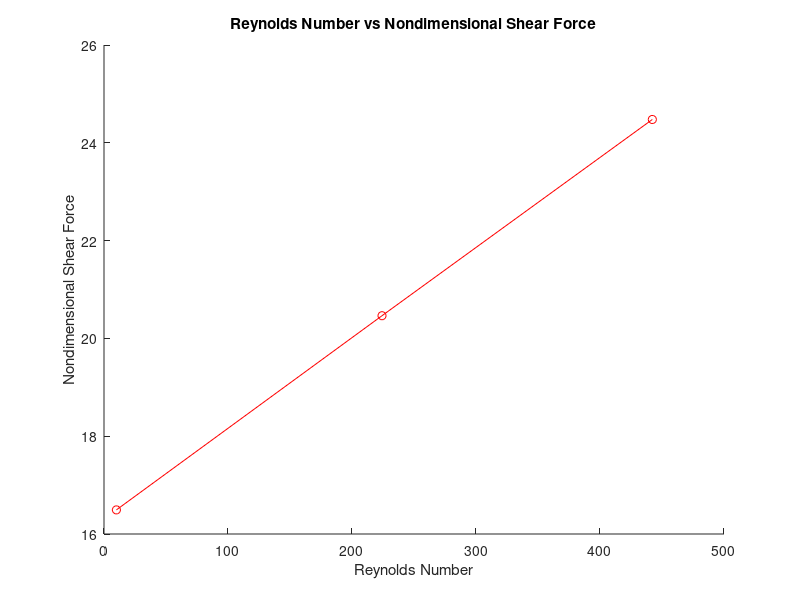
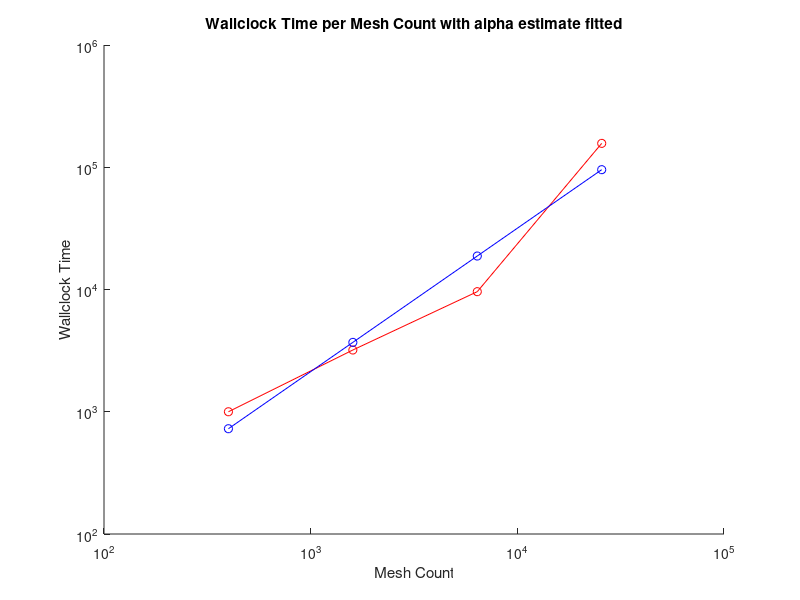

The MATLAB script that drew these images, in order:
clear all;
close all;

re = [10 224.2 442.2];
ndf = [16.493 20.464 24.477];

figure
hold on
plot(re, ndf, '-or');
title("Reynolds Number vs Nondimensional Shear Force")
xlabel("Reynolds Number");
ylabel("Nondimensional Shear Force");


n = [20*20 40*40 80*80 160*160];
c = [5/0.005 8/0.0025 12/0.00125 98/0.000625];
figure
hold on
loglog(n, c, '-or')
title("Wallclock Time per Mesh Count with alpha estimate fitted")
xlabel("Mesh Count")
ylabel("Wallclock Time")
logN = log(n);
logC = log(c);
coefficients = polyfit(logN, logC, 1);
alpha = coefficients(1);
alpha_data = exp(polyval(coefficients, logN));
loglog(n, alpha_data, '-ob');







